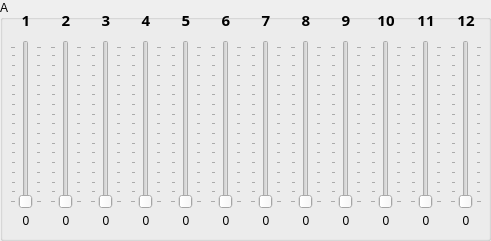
   <widget class="QGroupBox" name="groupBox">
    <property name="geometry">
     <rect>
      <x>10</x>
      <y>10</y>
      <width>491</width>
      <height>241</height>
     </rect>
    </property>
    <property name="title">
     <string>A</string>
    </property>
    <widget class="QSlider" name="verticalSlider_a_1">
     <property name="geometry">
      <rect>
       <x>10</x>
       <y>40</y>
       <width>32</width>
       <height>169</height>
      </rect>
     </property>
     <property name="maximum">
      <number>127</number>
     </property>
     <property name="orientation">
      <enum>Qt::Vertical</enum>
     </property>
     <property name="invertedAppearance">
      <bool>false</bool>
     </property>
     <property name="tickPosition">
      <enum>QSlider::TicksBothSides</enum>
     </property>
     <property name="tickInterval">
      <number>8</number>
     </property>
    </widget>
    <widget class="QSlider" name="verticalSlider_a_2">
     <property name="geometry">
      <rect>
       <x>50</x>
       <y>40</y>
       <width>32</width>
       <height>169</height>
      </rect>
     </property>
     <property name="maximum">
      <number>127</number>
     </property>
     <property name="orientation">
      <enum>Qt::Vertical</enum>
     </property>
     <property name="invertedAppearance">
      <bool>false</bool>
     </property>
     <property name="tickPosition">
      <enum>QSlider::TicksBothSides</enum>
     </property>
     <property name="tickInterval">
      <number>8</number>
     </property>
    </widget>
    <widget class="QSlider" name="verticalSlider_a_3">
     <property name="geometry">
      <rect>
       <x>90</x>
       <y>40</y>
       <width>32</width>
       <height>169</height>
      </rect>
     </property>
     <property name="maximum">
      <number>127</number>
     </property>
     <property name="orientation">
      <enum>Qt::Vertical</enum>
     </property>
     <property name="invertedAppearance">
      <bool>false</bool>
     </property>
     <property name="tickPosition">
      <enum>QSlider::TicksBothSides</enum>
     </property>
     <property name="tickInterval">
      <number>8</number>
     </property>
    </widget>
    <widget class="QSlider" name="verticalSlider_a_4">
     <property name="geometry">
      <rect>
       <x>130</x>
       <y>40</y>
       <width>32</width>
       <height>169</height>
      </rect>
     </property>
     <property name="maximum">
      <number>127</number>
     </property>
     <property name="orientation">
      <enum>Qt::Vertical</enum>
     </property>
     <property name="invertedAppearance">
      <bool>false</bool>
     </property>
     <property name="tickPosition">
      <enum>QSlider::TicksBothSides</enum>
     </property>
     <property name="tickInterval">
      <number>8</number>
     </property>
    </widget>
    <widget class="QSlider" name="verticalSlider_a_5">
     <property name="geometry">
      <rect>
       <x>170</x>
       <y>40</y>
       <width>32</width>
       <height>169</height>
      </rect>
     </property>
     <property name="maximum">
      <number>127</number>
     </property>
     <property name="orientation">
      <enum>Qt::Vertical</enum>
     </property>
     <property name="invertedAppearance">
      <bool>false</bool>
     </property>
     <property name="tickPosition">
      <enum>QSlider::TicksBothSides</enum>
     </property>
     <property name="tickInterval">
      <number>8</number>
     </property>
    </widget>
    <widget class="QSlider" name="verticalSlider_a_6">
     <property name="geometry">
      <rect>
       <x>210</x>
       <y>40</y>
       <width>32</width>
       <height>169</height>
      </rect>
     </property>
     <property name="maximum">
      <number>127</number>
     </property>
     <property name="orientation">
      <enum>Qt::Vertical</enum>
     </property>
     <property name="invertedAppearance">
      <bool>false</bool>
     </property>
     <property name="tickPosition">
      <enum>QSlider::TicksBothSides</enum>
     </property>
     <property name="tickInterval">
      <number>8</number>
     </property>
    </widget>
    <widget class="QSlider" name="verticalSlider_a_7">
     <property name="geometry">
      <rect>
       <x>250</x>
       <y>40</y>
       <width>32</width>
       <height>169</height>
      </rect>
     </property>
     <property name="maximum">
      <number>127</number>
     </property>
     <property name="orientation">
      <enum>Qt::Vertical</enum>
     </property>
     <property name="invertedAppearance">
      <bool>false</bool>
     </property>
     <property name="tickPosition">
      <enum>QSlider::TicksBothSides</enum>
     </property>
     <property name="tickInterval">
      <number>8</number>
     </property>
    </widget>
    <widget class="QSlider" name="verticalSlider_a_8">
     <property name="geometry">
      <rect>
       <x>290</x>
       <y>40</y>
       <width>32</width>
       <height>169</height>
      </rect>
     </property>
     <property name="maximum">
      <number>127</number>
     </property>
     <property name="orientation">
      <enum>Qt::Vertical</enum>
     </property>
     <property name="invertedAppearance">
      <bool>false</bool>
     </property>
     <property name="tickPosition">
      <enum>QSlider::TicksBothSides</enum>
     </property>
     <property name="tickInterval">
      <number>8</number>
     </property>
    </widget>
    <widget class="QSlider" name="verticalSlider_a_9">
     <property name="geometry">
      <rect>
       <x>330</x>
       <y>40</y>
       <width>32</width>
       <height>169</height>
      </rect>
     </property>
     <property name="maximum">
      <number>127</number>
     </property>
     <property name="orientation">
      <enum>Qt::Vertical</enum>
     </property>
     <property name="invertedAppearance">
      <bool>false</bool>
     </property>
     <property name="tickPosition">
      <enum>QSlider::TicksBothSides</enum>
     </property>
     <property name="tickInterval">
      <number>8</number>
     </property>
    </widget>
    <widget class="QSlider" name="verticalSlider_a_10">
     <property name="geometry">
      <rect>
       <x>370</x>
       <y>40</y>
       <width>32</width>
       <height>169</height>
      </rect>
     </property>
     <property name="maximum">
      <number>127</number>
     </property>
     <property name="orientation">
      <enum>Qt::Vertical</enum>
     </property>
     <property name="invertedAppearance">
      <bool>false</bool>
     </property>
     <property name="tickPosition">
      <enum>QSlider::TicksBothSides</enum>
     </property>
     <property name="tickInterval">
      <number>8</number>
     </property>
    </widget>
    <widget class="QSlider" name="verticalSlider_a_11">
     <property name="geometry">
      <rect>
       <x>410</x>
       <y>40</y>
       <width>32</width>
       <height>169</height>
      </rect>
     </property>
     <property name="maximum">
      <number>127</number>
     </property>
     <property name="orientation">
      <enum>Qt::Vertical</enum>
     </property>
     <property name="invertedAppearance">
      <bool>false</bool>
     </property>
     <property name="tickPosition">
      <enum>QSlider::TicksBothSides</enum>
     </property>
     <property name="tickInterval">
      <number>8</number>
     </property>
    </widget>
    <widget class="QSlider" name="verticalSlider_a_12">
     <property name="geometry">
      <rect>
       <x>450</x>
       <y>40</y>
       <width>32</width>
       <height>169</height>
      </rect>
     </property>
     <property name="maximum">
      <number>127</number>
     </property>
     <property name="orientation">
      <enum>Qt::Vertical</enum>
     </property>
     <property name="invertedAppearance">
      <bool>false</bool>
     </property>
     <property name="tickPosition">
      <enum>QSlider::TicksBothSides</enum>
     </property>
     <property name="tickInterval">
      <number>8</number>
     </property>
    </widget>
    <widget class="QLabel" name="label_a_1">
     <property name="geometry">
      <rect>
       <x>10</x>
       <y>10</y>
       <width>32</width>
       <height>21</height>
      </rect>
     </property>
     <property name="font">
      <font>
       <family>Agency FB</family>
       <pointsize>11</pointsize>
       <weight>75</weight>
       <bold>true</bold>
      </font>
     </property>
     <property name="text">
      <string>1</string>
     </property>
     <property name="alignment">
      <set>Qt::AlignBottom|Qt::AlignHCenter</set>
     </property>
    </widget>
    <widget class="QLabel" name="label_a_2">
     <property name="geometry">
      <rect>
       <x>50</x>
       <y>10</y>
       <width>32</width>
       <height>21</height>
      </rect>
     </property>
     <property name="font">
      <font>
       <family>Agency FB</family>
       <pointsize>11</pointsize>
       <weight>75</weight>
       <bold>true</bold>
      </font>
     </property>
     <property name="text">
      <string>2</string>
     </property>
     <property name="alignment">
      <set>Qt::AlignBottom|Qt::AlignHCenter</set>
     </property>
    </widget>
    <widget class="QLabel" name="label_a_3">
     <property name="geometry">
      <rect>
       <x>90</x>
       <y>10</y>
       <width>32</width>
       <height>21</height>
      </rect>
     </property>
     <property name="font">
      <font>
       <family>Agency FB</family>
       <pointsize>11</pointsize>
       <weight>75</weight>
       <bold>true</bold>
      </font>
     </property>
     <property name="text">
      <string>3</string>
     </property>
     <property name="alignment">
      <set>Qt::AlignBottom|Qt::AlignHCenter</set>
     </property>
    </widget>
    <widget class="QLabel" name="label_a_4">
     <property name="geometry">
      <rect>
       <x>130</x>
       <y>10</y>
       <width>32</width>
       <height>21</height>
      </rect>
     </property>
     <property name="font">
      <font>
       <family>Agency FB</family>
       <pointsize>11</pointsize>
       <weight>75</weight>
       <bold>true</bold>
      </font>
     </property>
     <property name="text">
      <string>4</string>
     </property>
     <property name="alignment">
      <set>Qt::AlignBottom|Qt::AlignHCenter</set>
     </property>
    </widget>
    <widget class="QLabel" name="label_a_5">
     <property name="geometry">
      <rect>
       <x>170</x>
       <y>10</y>
       <width>32</width>
       <height>21</height>
      </rect>
     </property>
     <property name="font">
      <font>
       <family>Agency FB</family>
       <pointsize>11</pointsize>
       <weight>75</weight>
       <bold>true</bold>
      </font>
     </property>
     <property name="text">
      <string>5</string>
     </property>
     <property name="alignment">
      <set>Qt::AlignBottom|Qt::AlignHCenter</set>
     </property>
    </widget>
    <widget class="QLabel" name="label_a_6">
     <property name="geometry">
      <rect>
       <x>210</x>
       <y>10</y>
       <width>32</width>
       <height>21</height>
      </rect>
     </property>
     <property name="font">
      <font>
       <family>Agency FB</family>
       <pointsize>11</pointsize>
       <weight>75</weight>
       <bold>true</bold>
      </font>
     </property>
     <property name="text">
      <string>6</string>
     </property>
     <property name="alignment">
      <set>Qt::AlignBottom|Qt::AlignHCenter</set>
     </property>
    </widget>
    <widget class="QLabel" name="label_a_7">
     <property name="geometry">
      <rect>
       <x>250</x>
       <y>10</y>
       <width>32</width>
       <height>21</height>
      </rect>
     </property>
     <property name="font">
      <font>
       <family>Agency FB</family>
       <pointsize>11</pointsize>
       <weight>75</weight>
       <bold>true</bold>
      </font>
     </property>
     <property name="text">
      <string>7</string>
     </property>
     <property name="alignment">
      <set>Qt::AlignBottom|Qt::AlignHCenter</set>
     </property>
    </widget>
    <widget class="QLabel" name="label_a_8">
     <property name="geometry">
      <rect>
       <x>290</x>
       <y>10</y>
       <width>32</width>
       <height>21</height>
      </rect>
     </property>
     <property name="font">
      <font>
       <family>Agency FB</family>
       <pointsize>11</pointsize>
       <weight>75</weight>
       <bold>true</bold>
      </font>
     </property>
     <property name="text">
      <string>8</string>
     </property>
     <property name="alignment">
      <set>Qt::AlignBottom|Qt::AlignHCenter</set>
     </property>
    </widget>
    <widget class="QLabel" name="label_a_9">
     <property name="geometry">
      <rect>
       <x>330</x>
       <y>10</y>
       <width>32</width>
       <height>21</height>
      </rect>
     </property>
     <property name="font">
      <font>
       <family>Agency FB</family>
       <pointsize>11</pointsize>
       <weight>75</weight>
       <bold>true</bold>
      </font>
     </property>
     <property name="text">
      <string>9</string>
     </property>
     <property name="alignment">
      <set>Qt::AlignBottom|Qt::AlignHCenter</set>
     </property>
    </widget>
    <widget class="QLabel" name="label_a_10">
     <property name="geometry">
      <rect>
       <x>370</x>
       <y>10</y>
       <width>32</width>
       <height>21</height>
      </rect>
     </property>
     <property name="font">
      <font>
       <family>Agency FB</family>
       <pointsize>11</pointsize>
       <weight>75</weight>
       <bold>true</bold>
      </font>
     </property>
     <property name="text">
      <string>10</string>
     </property>
     <property name="alignment">
      <set>Qt::AlignBottom|Qt::AlignHCenter</set>
     </property>
    </widget>
    <widget class="QLabel" name="label_a_11">
     <property name="geometry">
      <rect>
       <x>410</x>
       <y>10</y>
       <width>32</width>
       <height>21</height>
      </rect>
     </property>
     <property name="font">
      <font>
       <family>Agency FB</family>
       <pointsize>11</pointsize>
       <weight>75</weight>
       <bold>true</bold>
      </font>
     </property>
     <property name="text">
      <string>11</string>
     </property>
     <property name="alignment">
      <set>Qt::AlignBottom|Qt::AlignHCenter</set>
     </property>
    </widget>
    <widget class="QLabel" name="label_a_12">
     <property name="geometry">
      <rect>
       <x>450</x>
       <y>10</y>
       <width>32</width>
       <height>21</height>
      </rect>
     </property>
     <property name="font">
      <font>
       <family>Agency FB</family>
       <pointsize>11</pointsize>
       <weight>75</weight>
       <bold>true</bold>
      </font>
     </property>
     <property name="text">
      <string>12</string>
     </property>
     <property name="alignment">
      <set>Qt::AlignBottom|Qt::AlignHCenter</set>
     </property>
    </widget>
    <widget class="QLabel" name="label_a_value_1">
     <property name="geometry">
      <rect>
       <x>10</x>
       <y>210</y>
       <width>32</width>
       <height>21</height>
      </rect>
     </property>
     <property name="text">
      <string>0</string>
     </property>
     <property name="alignment">
      <set>Qt::AlignCenter</set>
     </property>
    </widget>
    <widget class="QLabel" name="label_a_value_2">
     <property name="geometry">
      <rect>
       <x>50</x>
       <y>210</y>
       <width>32</width>
       <height>21</height>
      </rect>
     </property>
     <property name="text">
      <string>0</string>
     </property>
     <property name="alignment">
      <set>Qt::AlignCenter</set>
     </property>
    </widget>
    <widget class="QLabel" name="label_a_value_3">
     <property name="geometry">
      <rect>
       <x>90</x>
       <y>210</y>
       <width>32</width>
       <height>21</height>
      </rect>
     </property>
     <property name="text">
      <string>0</string>
     </property>
     <property name="alignment">
      <set>Qt::AlignCenter</set>
     </property>
    </widget>
    <widget class="QLabel" name="label_a_value_4">
     <property name="geometry">
      <rect>
       <x>130</x>
       <y>210</y>
       <width>32</width>
       <height>21</height>
      </rect>
     </property>
     <property name="text">
      <string>0</string>
     </property>
     <property name="alignment">
      <set>Qt::AlignCenter</set>
     </property>
    </widget>
    <widget class="QLabel" name="label_a_value_5">
     <property name="geometry">
      <rect>
       <x>170</x>
       <y>210</y>
       <width>32</width>
       <height>21</height>
      </rect>
     </property>
     <property name="text">
      <string>0</string>
     </property>
     <property name="alignment">
      <set>Qt::AlignCenter</set>
     </property>
    </widget>
    <widget class="QLabel" name="label_a_value_6">
     <property name="geometry">
      <rect>
       <x>210</x>
       <y>210</y>
       <width>32</width>
       <height>21</height>
      </rect>
     </property>
     <property name="text">
      <string>0</string>
     </property>
     <property name="alignment">
      <set>Qt::AlignCenter</set>
     </property>
    </widget>
    <widget class="QLabel" name="label_a_value_7">
     <property name="geometry">
      <rect>
       <x>250</x>
       <y>210</y>
       <width>32</width>
       <height>21</height>
      </rect>
     </property>
     <property name="text">
      <string>0</string>
     </property>
     <property name="alignment">
      <set>Qt::AlignCenter</set>
     </property>
    </widget>
    <widget class="QLabel" name="label_a_value_8">
     <property name="geometry">
      <rect>
       <x>290</x>
       <y>210</y>
       <width>32</width>
       <height>21</height>
      </rect>
     </property>
     <property name="text">
      <string>0</string>
     </property>
     <property name="alignment">
      <set>Qt::AlignCenter</set>
     </property>
    </widget>
    <widget class="QLabel" name="label_a_value_9">
     <property name="geometry">
      <rect>
       <x>330</x>
       <y>210</y>
       <width>32</width>
       <height>21</height>
      </rect>
     </property>
     <property name="text">
      <string>0</string>
     </property>
     <property name="alignment">
      <set>Qt::AlignCenter</set>
     </property>
    </widget>
    <widget class="QLabel" name="label_a_value_10">
     <property name="geometry">
      <rect>
       <x>370</x>
       <y>210</y>
       <width>32</width>
       <height>21</height>
      </rect>
     </property>
     <property name="text">
      <string>0</string>
     </property>
     <property name="alignment">
      <set>Qt::AlignCenter</set>
     </property>
    </widget>
    <widget class="QLabel" name="label_a_value_11">
     <property name="geometry">
      <rect>
       <x>410</x>
       <y>210</y>
       <width>32</width>
       <height>21</height>
      </rect>
     </property>
     <property name="text">
      <string>0</string>
     </property>
     <property name="alignment">
      <set>Qt::AlignCenter</set>
     </property>
    </widget>
    <widget class="QLabel" name="label_a_value_12">
     <property name="geometry">
      <rect>
       <x>450</x>
       <y>210</y>
       <width>32</width>
       <height>21</height>
      </rect>
     </property>
     <property name="text">
      <string>0</string>
     </property>
     <property name="alignment">
      <set>Qt::AlignCenter</set>
     </property>
    </widget>
   </widget>
